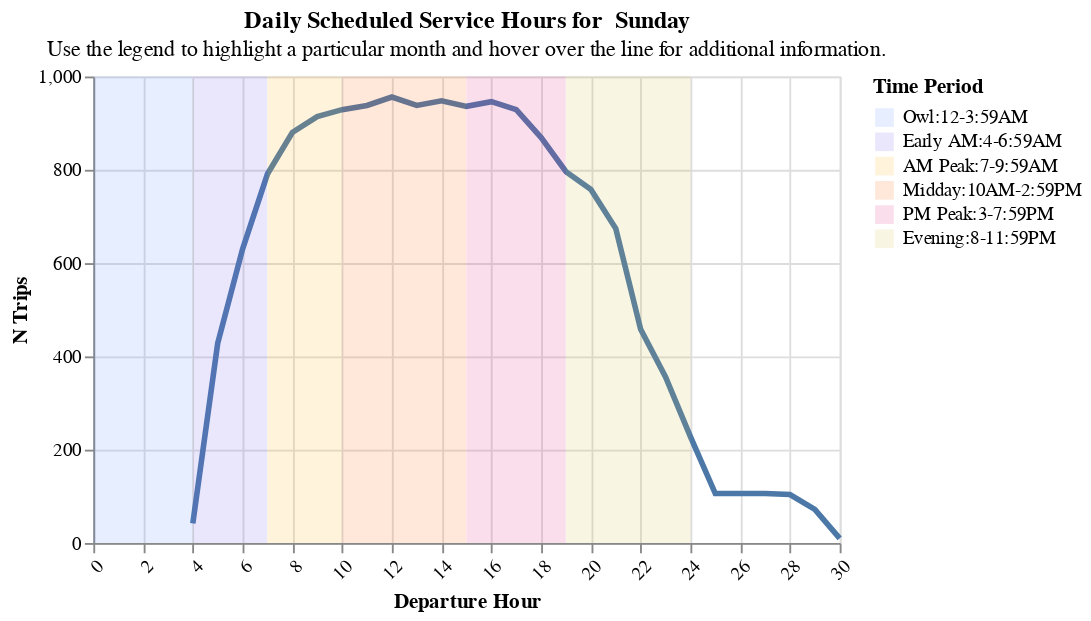

The notebook cell saved with this chart:
### Code cell
create_hourly_summary(sf_only, "Sunday")

### Figure 1 — Vega-Lite specification as saved in the notebook (floating-point values rounded to 4 significant figures)
{"config": {"view": {"continuousWidth": 300, "continuousHeight": 300}}, "layer": [{"data": {"name": "data-ad1b53fd0b7fb0718e06d47c86dceb67"}, "mark": {"type": "line", "size": 3}, "encoding": {"x": {"axis": {"labelAngle": -45}, "field": "Departure Hour", "title": "Departure Hour", "type": "quantitative"}, "y": {"field": "N Trips", "title": "N Trips", "type": "quantitative"}}, "name": "view_4", "transform": [{"filter": {"param": "param_4"}}]}, {"data": {"name": "data-ed3e58c91c1826c4bca955698f66e78a"}, "mark": {"type": "rect", "opacity": 0.15}, "encoding": {"color": {"field": "Time Period", "scale": {"range": ["#5b8efd", "#765fec", "#fcb40e", "#fc5c04", "#dd217d", "#ccbb44", "#c5c5c4"]}, "sort": ["Owl:12-3:59AM", "Early AM:4-6:59AM", "AM Peak:7-9:59AM", "Midday:10AM-2:59PM", "PM Peak:3-7:59PM", "Evening:8-11:59PM"], "type": "nominal"}, "x": {"field": "start", "type": "quantitative"}, "x2": {"field": "stop"}, "y": {"value": 0}, "y2": {"value": 250}}}], "height": 250, "params": [{"name": "param_4", "select": {"type": "point", "fields": ["Date"]}, "bind": {"input": "select", "options": ["2025-08-01", "2025-09-01", "2025-10-01"], "name": "Dates: "}, "value": "2025-08-01", "views": ["view_4"]}], "resolve": {"scale": {"color": "independent"}}, "title": {"text": ["Daily Scheduled Service Hours for  Sunday"], "subtitle": ["Use the legend to highlight a particular month and hover over the line for additional information."]}, "width": 400, "$schema": "https://vega.github.io/schema/vega-lite/v5.20.1.json", "datasets": {"data-ad1b53fd0b7fb0718e06d47c86dceb67": [{"Analysis Name": "City and County of San Francisco", "Date": "2025-08-01", "Day Type": "Saturday", "Departure Hour": 4, "N Trips": 42}, {"Analysis Name": "City and County of San Francisco", "Date": "2025-08-01", "Day Type": "Saturday", "Departure Hour": 5, "N Trips": 428}, {"Analysis Name": "City and County of San Francisco", "Date": "2025-08-01", "Day Type": "Saturday", "Departure Hour": 6, "N Trips": 630}, {"Analysis Name": "City and County of San Francisco", "Date": "2025-08-01", "Day Type": "Saturday", "Departure Hour": 7, "N Trips": 791}, {"Analysis Name": "City and County of San Francisco", "Date": "2025-08-01", "Day Type": "Saturday", "Departure Hour": 8, "N Trips": 880}, {"Analysis Name": "City and County of San Francisco", "Date": "2025-08-01", "Day Type": "Saturday", "Departure Hour": 9, "N Trips": 914}, {"Analysis Name": "City and County of San Francisco", "Date": "2025-08-01", "Day Type": "Saturday", "Departure Hour": 10, "N Trips": 929}, {"Analysis Name": "City and County of San Francisco", "Date": "2025-08-01", "Day Type": "Saturday", "Departure Hour": 11, "N Trips": 938}, {"Analysis Name": "City and County of San Francisco", "Date": "2025-08-01", "Day Type": "Saturday", "Departure Hour": 12, "N Trips": 956}, {"Analysis Name": "City and County of San Francisco", "Date": "2025-08-01", "Day Type": "Saturday", "Departure Hour": 13, "N Trips": 938}, {"Analysis Name": "City and County of San Francisco", "Date": "2025-08-01", "Day Type": "Saturday", "Departure Hour": 14, "N Trips": 948}, {"Analysis Name": "City and County of San Francisco", "Date": "2025-08-01", "Day Type": "Saturday", "Departure Hour": 15, "N Trips": 936}, {"Analysis Name": "City and County of San Francisco", "Date": "2025-08-01", "Day Type": "Saturday", "Departure Hour": 16, "N Trips": 946}, {"Analysis Name": "City and County of San Francisco", "Date": "2025-08-01", "Day Type": "Saturday", "Departure Hour": 17, "N Trips": 929}, {"Analysis Name": "City and County of San Francisco", "Date": "2025-08-01", "Day Type": "Saturday", "Departure Hour": 18, "N Trips": 869}, {"Analysis Name": "City and County of San Francisco", "Date": "2025-08-01", "Day Type": "Saturday", "Departure Hour": 19, "N Trips": 796}, {"Analysis Name": "City and County of San Francisco", "Date": "2025-08-01", "Day Type": "Saturday", "Departure Hour": 20, "N Trips": 758}, {"Analysis Name": "City and County of San Francisco", "Date": "2025-08-01", "Day Type": "Saturday", "Departure Hour": 21, "N Trips": 674}, {"Analysis Name": "City and County of San Francisco", "Date": "2025-08-01", "Day Type": "Saturday", "Departure Hour": 22, "N Trips": 458}, {"Analysis Name": "City and County of San Francisco", "Date": "2025-08-01", "Day Type": "Saturday", "Departure Hour": 23, "N Trips": 356}, {"Analysis Name": "City and County of San Francisco", "Date": "2025-08-01", "Day Type": "Saturday", "Departure Hour": 24, "N Trips": 228}, {"Analysis Name": "City and County of San Francisco", "Date": "2025-08-01", "Day Type": "Saturday", "Departure Hour": 25, "N Trips": 106}, {"Analysis Name": "City and County of San Francisco", "Date": "2025-08-01", "Day Type": "Saturday", "Departure Hour": 26, "N Trips": 106}, {"Analysis Name": "City and County of San Francisco", "Date": "2025-08-01", "Day Type": "Saturday", "Departure Hour": 27, "N Trips": 106}, {"Analysis Name": "City and County of San Francisco", "Date": "2025-08-01", "Day Type": "Saturday", "Departure Hour": 28, "N Trips": 104}, {"Analysis Name": "City and County of San Francisco", "Date": "2025-08-01", "Day Type": "Saturday", "Departure Hour": 29, "N Trips": 72}, {"Analysis Name": "City and County of San Francisco", "Date": "2025-08-01", "Day Type": "Saturday", "Departure Hour": 30, "N Trips": 10}, {"Analysis Name": "City and County of San Francisco", "Date": "2025-09-01", "Day Type": "Saturday", "Departure Hour": 4, "N Trips": 21}, {"Analysis Name": "City and County of San Francisco", "Date": "2025-09-01", "Day Type": "Saturday", "Departure Hour": 5, "N Trips": 214}, {"Analysis Name": "City and County of San Francisco", "Date": "2025-09-01", "Day Type": "Saturday", "Departure Hour": 6, "N Trips": 315}, {"Analysis Name": "City and County of San Francisco", "Date": "2025-09-01", "Day Type": "Saturday", "Departure Hour": 7, "N Trips": 396}, {"Analysis Name": "City and County of San Francisco", "Date": "2025-09-01", "Day Type": "Saturday", "Departure Hour": 8, "N Trips": 440}, {"Analysis Name": "City and County of San Francisco", "Date": "2025-09-01", "Day Type": "Saturday", "Departure Hour": 9, "N Trips": 464}, {"Analysis Name": "City and County of San Francisco", "Date": "2025-09-01", "Day Type": "Saturday", "Departure Hour": 10, "N Trips": 472}, {"Analysis Name": "City and County of San Francisco", "Date": "2025-09-01", "Day Type": "Saturday", "Departure Hour": 11, "N Trips": 477}, {"Analysis Name": "City and County of San Francisco", "Date": "2025-09-01", "Day Type": "Saturday", "Departure Hour": 12, "N Trips": 486}, {"Analysis Name": "City and County of San Francisco", "Date": "2025-09-01", "Day Type": "Saturday", "Departure Hour": 13, "N Trips": 477}, {"Analysis Name": "City and County of San Francisco", "Date": "2025-09-01", "Day Type": "Saturday", "Departure Hour": 14, "N Trips": 482}, {"Analysis Name": "City and County of San Francisco", "Date": "2025-09-01", "Day Type": "Saturday", "Departure Hour": 15, "N Trips": 476}, {"Analysis Name": "City and County of San Francisco", "Date": "2025-09-01", "Day Type": "Saturday", "Departure Hour": 16, "N Trips": 481}, {"Analysis Name": "City and County of San Francisco", "Date": "2025-09-01", "Day Type": "Saturday", "Departure Hour": 17, "N Trips": 473}, {"Analysis Name": "City and County of San Francisco", "Date": "2025-09-01", "Day Type": "Saturday", "Departure Hour": 18, "N Trips": 434}, {"Analysis Name": "City and County of San Francisco", "Date": "2025-09-01", "Day Type": "Saturday", "Departure Hour": 19, "N Trips": 398}, {"Analysis Name": "City and County of San Francisco", "Date": "2025-09-01", "Day Type": "Saturday", "Departure Hour": 20, "N Trips": 379}, {"Analysis Name": "City and County of San Francisco", "Date": "2025-09-01", "Day Type": "Saturday", "Departure Hour": 21, "N Trips": 337}, {"Analysis Name": "City and County of San Francisco", "Date": "2025-09-01", "Day Type": "Saturday", "Departure Hour": 22, "N Trips": 229}, {"Analysis Name": "City and County of San Francisco", "Date": "2025-09-01", "Day Type": "Saturday", "Departure Hour": 23, "N Trips": 178}, {"Analysis Name": "City and County of San Francisco", "Date": "2025-09-01", "Day Type": "Saturday", "Departure Hour": 24, "N Trips": 114}, {"Analysis Name": "City and County of San Francisco", "Date": "2025-09-01", "Day Type": "Saturday", "Departure Hour": 25, "N Trips": 53}, {"Analysis Name": "City and County of San Francisco", "Date": "2025-09-01", "Day Type": "Saturday", "Departure Hour": 26, "N Trips": 53}, {"Analysis Name": "City and County of San Francisco", "Date": "2025-09-01", "Day Type": "Saturday", "Departure Hour": 27, "N Trips": 53}, {"Analysis Name": "City and County of San Francisco", "Date": "2025-09-01", "Day Type": "Saturday", "Departure Hour": 28, "N Trips": 52}, {"Analysis Name": "City and County of San Francisco", "Date": "2025-09-01", "Day Type": "Saturday", "Departure Hour": 29, "N Trips": 36}, {"Analysis Name": "City and County of San Francisco", "Date": "2025-09-01", "Day Type": "Saturday", "Departure Hour": 30, "N Trips": 5}, {"Analysis Name": "City and County of San Francisco", "Date": "2025-10-01", "Day Type": "Saturday", "Departure Hour": 4, "N Trips": 21}, {"Analysis Name": "City and County of San Francisco", "Date": "2025-10-01", "Day Type": "Saturday", "Departure Hour": 5, "N Trips": 214}, {"Analysis Name": "City and County of San Francisco", "Date": "2025-10-01", "Day Type": "Saturday", "Departure Hour": 6, "N Trips": 315}, {"Analysis Name": "City and County of San Francisco", "Date": "2025-10-01", "Day Type": "Saturday", "Departure Hour": 7, "N Trips": 396}, {"Analysis Name": "City and County of San Francisco", "Date": "2025-10-01", "Day Type": "Saturday", "Departure Hour": 8, "N Trips": 440}, {"Analysis Name": "City and County of San Francisco", "Date": "2025-10-01", "Day Type": "Saturday", "Departure Hour": 9, "N Trips": 464}, {"Analysis Name": "City and County of San Francisco", "Date": "2025-10-01", "Day Type": "Saturday", "Departure Hour": 10, "N Trips": 472}, {"Analysis Name": "City and County of San Francisco", "Date": "2025-10-01", "Day Type": "Saturday", "Departure Hour": 11, "N Trips": 477}, {"Analysis Name": "City and County of San Francisco", "Date": "2025-10-01", "Day Type": "Saturday", "Departure Hour": 12, "N Trips": 486}, {"Analysis Name": "City and County of San Francisco", "Date": "2025-10-01", "Day Type": "Saturday", "Departure Hour": 13, "N Trips": 477}, {"Analysis Name": "City and County of San Francisco", "Date": "2025-10-01", "Day Type": "Saturday", "Departure Hour": 14, "N Trips": 482}, {"Analysis Name": "City and County of San Francisco", "Date": "2025-10-01", "Day Type": "Saturday", "Departure Hour": 15, "N Trips": 476}, {"Analysis Name": "City and County of San Francisco", "Date": "2025-10-01", "Day Type": "Saturday", "Departure Hour": 16, "N Trips": 481}, {"Analysis Name": "City and County of San Francisco", "Date": "2025-10-01", "Day Type": "Saturday", "Departure Hour": 17, "N Trips": 473}, {"Analysis Name": "City and County of San Francisco", "Date": "2025-10-01", "Day Type": "Saturday", "Departure Hour": 18, "N Trips": 434}, {"Analysis Name": "City and County of San Francisco", "Date": "2025-10-01", "Day Type": "Saturday", "Departure Hour": 19, "N Trips": 398}, {"Analysis Name": "City and County of San Francisco", "Date": "2025-10-01", "Day Type": "Saturday", "Departure Hour": 20, "N Trips": 379}, {"Analysis Name": "City and County of San Francisco", "Date": "2025-10-01", "Day Type": "Saturday", "Departure Hour": 21, "N Trips": 337}, {"Analysis Name": "City and County of San Francisco", "Date": "2025-10-01", "Day Type": "Saturday", "Departure Hour": 22, "N Trips": 229}, {"Analysis Name": "City and County of San Francisco", "Date": "2025-10-01", "Day Type": "Saturday", "Departure Hour": 23, "N Trips": 178}, {"Analysis Name": "City and County of San Francisco", "Date": "2025-10-01", "Day Type": "Saturday", "Departure Hour": 24, "N Trips": 114}, {"Analysis Name": "City and County of San Francisco", "Date": "2025-10-01", "Day Type": "Saturday", "Departure Hour": 25, "N Trips": 53}, {"Analysis Name": "City and County of San Francisco", "Date": "2025-10-01", "Day Type": "Saturday", "Departure Hour": 26, "N Trips": 53}, {"Analysis Name": "City and County of San Francisco", "Date": "2025-10-01", "Day Type": "Saturday", "Departure Hour": 27, "N Trips": 53}, {"Analysis Name": "City and County of San Francisco", "Date": "2025-10-01", "Day Type": "Saturday", "Departure Hour": 28, "N Trips": 52}, {"Analysis Name": "City and County of San Francisco", "Date": "2025-10-01", "Day Type": "Saturday", "Departure Hour": 29, "N Trips": 36}, {"Analysis Name": "City and County of San Francisco", "Date": "2025-10-01", "Day Type": "Saturday", "Departure Hour": 30, "N Trips": 5}], "data-ed3e58c91c1826c4bca955698f66e78a": [{"index": 0, "start": 0, "stop": 3.99, "Time Period": "Owl:12-3:59AM"}, {"index": 1, "start": 4, "stop": 6.99, "Time Period": "Early AM:4-6:59AM"}, {"index": 2, "start": 7, "stop": 9.99, "Time Period": "AM Peak:7-9:59AM"}, {"index": 3, "start": 10, "stop": 14.99, "Time Period": "Midday:10AM-2:59PM"}, {"index": 4, "start": 15, "stop": 18.99, "Time Period": "PM Peak:3-7:59PM"}, {"index": 5, "start": 19, "stop": 24.0, "Time Period": "Evening:8-11:59PM"}]}}
